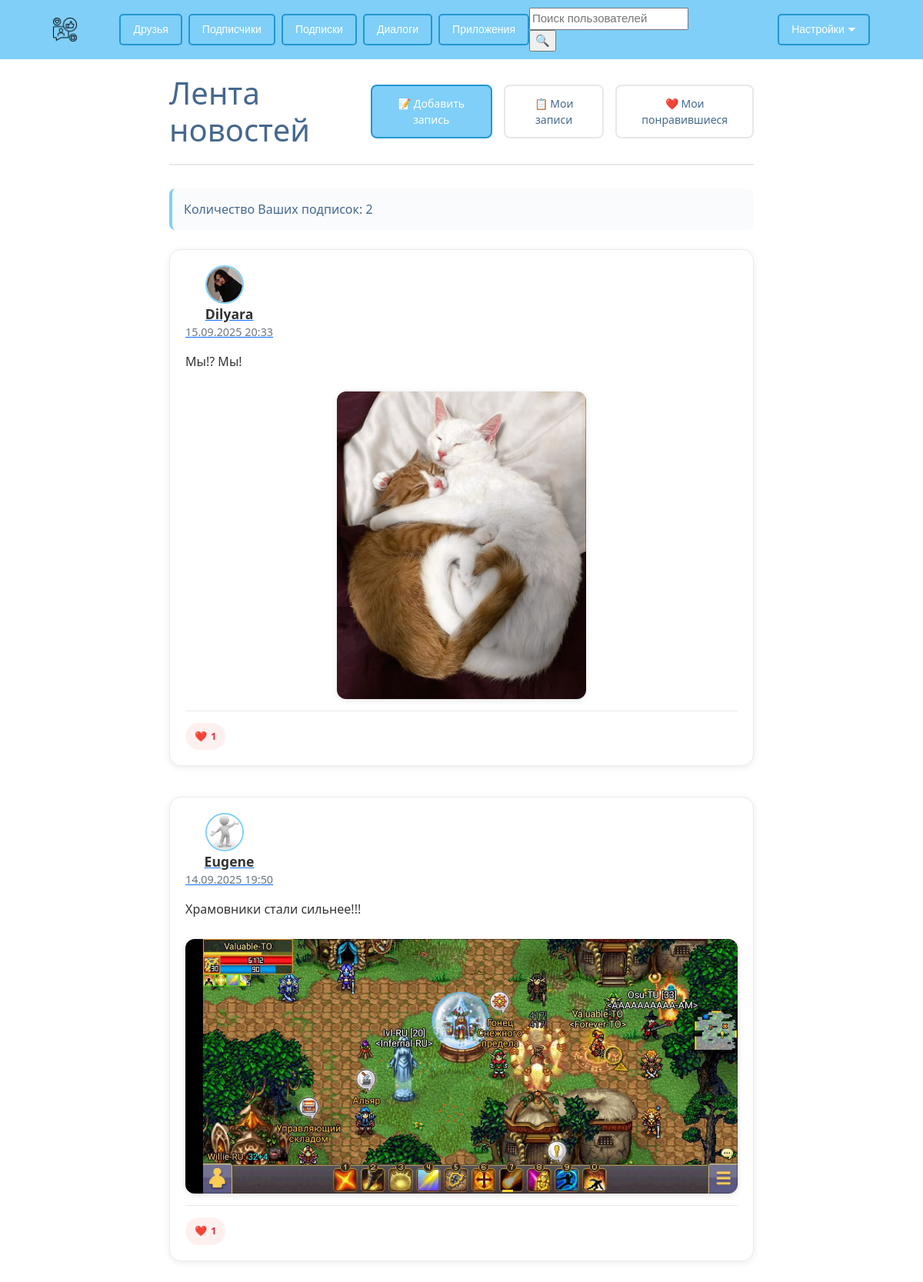
Screenshot of / (signed in) with the database file from the repository.
### Posts/models.py (models this page shows, shortened)
class Posts(models.Model):
    text = models.CharField('Текст статьи',
                            max_length=1000)
    photo = models.FileField('Фото',
                             upload_to='media/images/post',
                             blank=True)
    author = models.ForeignKey(User,
                               on_delete=models.CASCADE,
                               null=True,
                               blank=True,
                               verbose_name='Автор поста')
    pub_time = models.DateTimeField('Дата и время публикации',
                                    auto_now_add=True)
    class Meta:
        verbose_name = 'Публикация'
        verbose_name_plural = 'Публикации'

### Users/models.py (models this page shows, shortened)
class Profile(AbstractUser):
    GENDER_CHOICE = (("M", "М"),
                     ("F", "Ж"),
                     (None, "-"))
    CITY_CHOICE = [('Москва', 'Москва'),
                   ('Санкт-Петербург', 'Санкт-Петербург')]
    COUNTRY_CHOICE = [(None, '-')]
    avatar = models.ImageField('Аватар',
                               blank=True,
                               upload_to='images/avatar/')
    gender = models.CharField('Пол',
                              max_length=1,
                              choices=GENDER_CHOICE,
                              blank=True)
    country = models.CharField('Страна',
                               max_length=100,
                               blank=True,
                               null=True,
                               choices=COUNTRY_CHOICE)
    city = models.CharField('Город',
                            max_length=100,
                            blank=True,
                            null=True,
                            choices=CITY_CHOICE)
    birth_date = models.DateField('Дата рождения',
                                  null=True,
                                  blank=True)
    email = models.CharField('Почтовый адрес', max_length=20,
                             null=False,
                             blank=False)
    short_name = models.CharField('Короткое имя',
                                  max_length=10,
                                  null=True,
                                  blank=True)
    class Meta:
        verbose_name = 'Профиль'
        verbose_name_plural = 'Профили'

### Posts/views.py (the view)
# urls.py: path('', views.index, name='index'),
def index(request):
    try:
        followed_users = Follower.objects.filter(user=request.user).values_list('follower_for__username', flat=True)
        posts = Posts.objects.filter(author__username__in=followed_users).order_by('-pub_time')
        following_count = Follower.objects.filter(user=request.user).count()
        for post in posts:
            post.likes_count = Likes.objects.filter(for_post=post).count()
            if request.user.is_authenticated:
                post.is_liked = Likes.objects.filter(maker=request.user, for_post=post).exists()
            else:
                post.is_liked = False
        return render(request, 'index.html', {
            'posts': posts,
            'following_count': following_count
        })
    except:
        return render(request, 'index.html')

### Templates/index.html (shortened to what this page needs)
{% extends "base.html" %}
{% load static %}
{% block content %}
<div class="index-container">
    <div class="feed-header">
        <h1>Лента новостей</h1>
        {% if request.user.is_authenticated %}
        <div class="feed-actions">
            <a href="{% url 'Posts:create_post' %}" class="btn btn-primary">
                📝 Добавить запись
            </a>
            <a href="{% url 'Posts:my_posts' %}" class="btn btn-secondary">
                📋 Мои записи
            </a>
            <a href="{% url 'Posts:liked_posts' %}" class="btn btn-secondary">
                ❤️ Мои понравившиеся
            </a>
        </div>
        {% endif %}
    </div>
    {% if not request.user.is_authenticated %}
    <div class="auth-required">
        <div class="auth-message">
            <div class="auth-icon">🔐</div>
            <h3>Присоединяйтесь к нашему сообществу!</h3>
            <p>Чтобы увидеть ленту новостей и общаться с друзьями, войдите в свой аккаунт или создайте новый</p>
            <div class="auth-buttons">
                <a href="{% url 'Users:login' %}" class="btn btn-primary">
                    Войти в аккаунт
                </a>
                <a href="{% url 'Users:registration' %}" class="btn btn-outline-primary">
                    Зарегистрироваться
                </a>
            </div>
        </div>
    </div>
    {% else %}
    <div class="feed-stats">
        <p>Количество Ваших подписок: {{ following_count }}</p>
    </div>
    <div class="posts-feed">
        {% if posts %}
            {% for post in posts %}
            <div class="post-card">
                <div class="post-header">
                    <div class="post-author">
                        <a href="{% url 'Users:another_profile' post.author.id %}">
                        {% if post.author.avatar %}
                            <img src="{{ post.author.avatar.url|default:'/static/images/default_avatar.jpg' }}"
                                alt="{{ post.author.username }}" class="author-avatar">
                        {% endif %}
                            <div class="author-info">
                                <strong>{{ post.author.username }}</strong>
                                <span class="post-date">{{ post.pub_time|date:"d.m.Y H:i" }}</span>
                            </div>
                        </a>
                    </div>
                </div>
                <div class="post-content">
                    <p>{{ post.text }}</p>
                    {% if post.photo %}
                    <div class="post-image-container">
                        <img src="{{ post.photo.url }}" alt="Post image" class="post-image">
                    </div>
                    {% endif %}
                </div>
                <div class="post-actions">
                    {% if request.user.is_authenticated %}
                        <form class="like-form" data-post-id="{{ post.id }}">
                            <button type="button" class="like-btn {% if post.is_liked %}liked{% endif %}"
                                    data-post-id="{{ post.id }}">
                                {% if post.is_liked %}❤️{% else %}🤍{% endif %}
                                <span class="like-count" data-post-id="{{ post.id }}">{{ post.likes_count }}</span>
                            </button>
                        </form>
                    {% else %}
                        <div class="like-btn">
                            🤍 <span class="like-count">{{ post.likes_count }}</span>
                        </div>
                    {% endif %}
                </div>
            </div>
            {% endfor %}
        {% endif %}
    </div>
    {% endif %}
</div>
{% endblock %}

### static/css/stylesheet.css (style rules this page uses)
.body { margin: 0; }
.index-container { max-width: 800px; margin: 0 auto; padding: 20px; }
.feed-header { display: flex; justify-content: space-between; align-items: center; margin-bottom: 30px; padding-bottom: 20px; border-bottom: 2px solid #e7e8ec; }
.feed-header h1 { color: #45688e; margin: 0; }
.feed-actions { display: flex; gap: 15px; }
.btn { padding: 12px 20px; border: none; border-radius: 8px; font-size: 14px; font-weight: 500; cursor: pointer; text-decoration: none; transition: all 0.3s ease; }
.btn-primary { background: #7fcff8; color: white; border: 2px solid #2397d0; }
.btn-secondary { background: white; color: #45688e; border: 2px solid #7fcff8; }
.feed-stats { background: #fafbfc; padding: 15px; border-radius: 8px; margin-bottom: 25px; border-left: 4px solid #7fcff8; }
.feed-stats p { margin: 0; color: #45688e; font-weight: 500; }
.posts-feed { display: flex; flex-direction: column; gap: 20px; }
.post-card { background: white; border: 1px solid #e7e8ec; border-radius: 12px; padding: 20px; box-shadow: 0 2px 10px rgba(0, 0, 0, 0.05); }
.post-header { display: flex; align-items: center; margin-bottom: 15px; }
.author-avatar { width: 50px; height: 50px; border-radius: 50%; margin-right: 12px; object-fit: cover; border: 2px solid #7fcff8; }
.author-info { display: flex; flex-direction: column; }
.author-info strong { color: #222; font-size: 16px; }
.post-date { color: #828282; font-size: 12px; }
.post-content p { margin: 0 0 15px 0; line-height: 1.5; color: #222; }
.post-image { width: 100%; border-radius: 8px; margin-top: 10px; max-height: 400px; object-fit: cover; }
.post-actions { display: flex; gap: 15px; margin-top: 15px; padding-top: 15px; border-top: 1px solid #e7e8ec; }
.like-btn, .comment-btn, .share-btn { padding: 8px 12px; border: 1px solid #e7e8ec; border-radius: 6px; background: white; cursor: pointer; transition: all 0.2s ease; font-size: 13px; }
.post-header { text-align: center; margin-bottom: 30px; }
.post-header { margin-bottom: 15px; }
.post-date { color: #828282; font-size: 14px; }
.post-content p { margin: 0 0 15px 0; line-height: 1.5; color: #222; font-size: 16px; }
.post-image-container { margin-top: 15px; }
.post-image { width: 100%; border-radius: 8px; max-height: 400px; object-fit: cover; }
.post-actions { display: flex; gap: 15px; margin-top: 15px; }
.btn { padding: 12px 24px; border: none; border-radius: 8px; font-size: 14px; font-weight: 500; cursor: pointer; text-decoration: none; transition: all 0.3s ease; display: inline-block; }
.btn-secondary { background: white; color: #45688e; border: 2px solid #e7e8ec; }
.post-image-container { margin: 15px 0; text-align: center; }
.post-image { max-width: 100%; max-height: 400px; width: auto; height: auto; border-radius: 12px; object-fit: cover; box-shadow: 0 2px 8px rgba(0, 0, 0, 0.1); transition: transform 0.3s ease; }
.post-card { background: #ffffff; border-radius: 15px; padding: 20px; margin-bottom: 20px; box-shadow: 0 2px 10px rgba(0, 0, 0, 0.08); border: 1px solid #e9ecef; }
.author-avatar { width: 50px; height: 50px; border-radius: 50%; object-fit: cover; margin-right: 12px; }
.author-info strong { font-size: 1.1rem; color: #333; }
.post-date { font-size: 0.9rem; color: #6c757d; }
.post-content p { margin-bottom: 15px; line-height: 1.6; color: #333; }
.post-actions { display: flex; gap: 10px; }
.like-btn { transition: all 0.3s ease; cursor: pointer; background: none; border: none; padding: 8px 12px; border-radius: 20px; display: inline-flex; align-items: center; gap: 5px; }
.like-btn.liked { background-color: #fff0f0; color: #dc3545; }
.like-btn.liked .like-count { color: #dc3545; font-weight: 600; }

### rows the page displays
Posts: author.avatar (picture), author.username "Dilyara", pub_time "15.09.2025 20:33", text "Мы!? Мы!", photo (picture), likes_count "1"
Posts: author.avatar (picture), author.username "Eugene", pub_time "14.09.2025 19:50", text "Храмовники стали сильнее!!!", photo (picture), likes_count "1"

### other values shown
{{ following_count }} "2"
